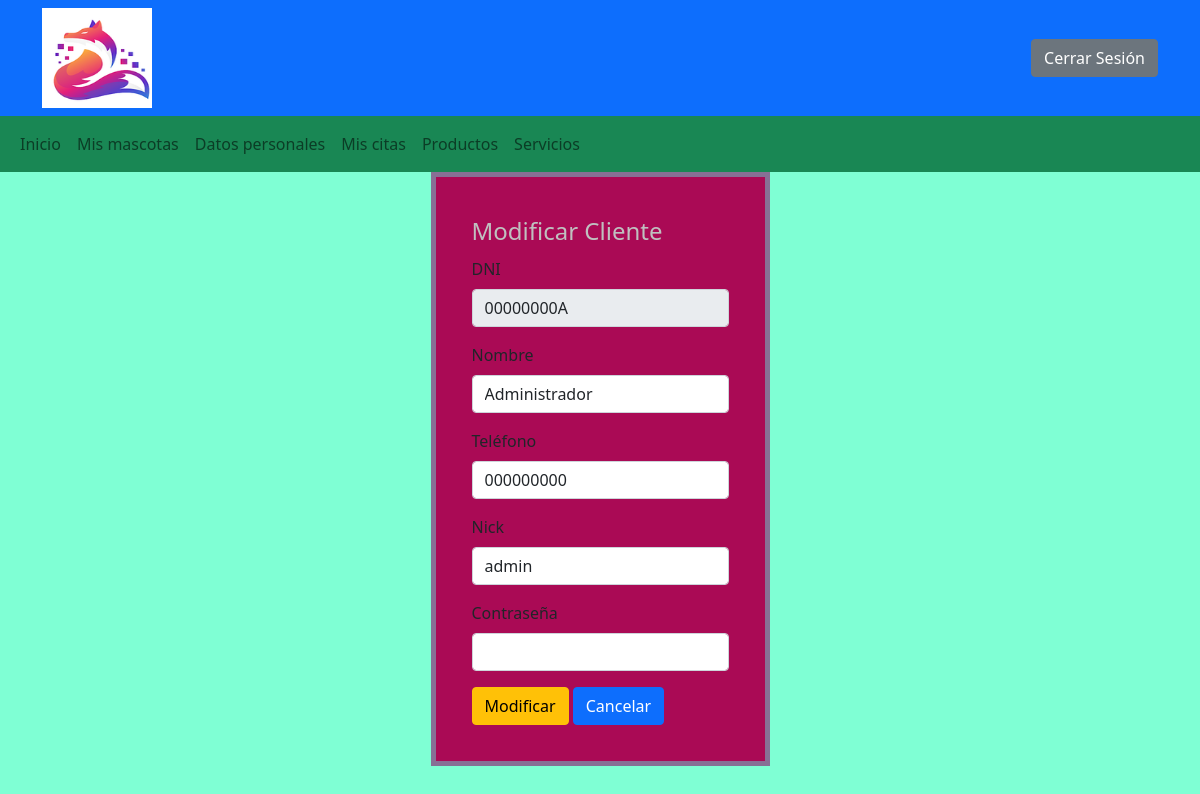
The page /php/modificar_dueño.php?dni=00000000A (signed in) on the database its author committed.
### php/modificar_dueño.php (the view, shortened to what this page needs)
<!DOCTYPE html>
<html lang="es">
<head>
 <link href="https://cdn.jsdelivr.net/npm/bootstrap@5.1.3/dist/css/bootstrap.min.css" rel="stylesheet">
 <link rel="stylesheet" href="../estilos/estilos.css">
</head>
<body>
<?php
      require('./funciones.php');
       if(isset($_SESSION['dni'])){
               if(isset($_SESSION['dni'])=='00000000A'){
                   $conexion=conexion();
                   $r1=".";
                   $e1="../";
                   $e2=".";
                   echo insertar_cab($r1);
                   echo insertar_nav($e1,$e2);
                   if(isset($_GET['dni'])){
                       $dni=$_GET['dni'];
                       $sentencia="select nombre,telefono,nick,pass from dueño where dni=?";
                       $consulta=$conexion->prepare($sentencia);
                       $consulta->bind_param("s",$dni);
                       $consulta->bind_result($nombre,$telefono,$nick,$pass);
                       $consulta->execute();
                       echo
                           '
                           <section class="modificar">
                           <form method="post" action="#" enctype="multipart/form-data">
                           <legend>Modificar Cliente</legend>
                                   <div class="mb-3">
                                       <label  for="dni" class="form-label">DNI</label>
                                       <input type="text" value='.$dni.' name="dni" class="form-control" id="dni" readonly>
                                   </div>
                                   <div class="mb-3">
                                       <label  for="nombre" class="form-label">Nombre</label>
                                       <input type="text" value='.$nombre.' name="nombre" class="form-control" id="nombre">
                                   </div>
                                   <div class="mb-3">
                                       <label  for="telefono" class="form-label">Teléfono</label>
                                       <input type="text" value='.$telefono.' name="telefono" class="form-control" id="telefono">
                                   </div>
                                   <div class="mb-3">
                                       <label  for="nick" class="form-label">Nick</label>
                                       <input type="text" value='.$nick.' name="nick" class="form-control" id="nick">
                                   </div>
                                   <div class="mb-3">
                                       <label  for="pass" class="form-label">Contraseña</label>
                                       <input type="password"  name="pass" class="form-control" id="pass">
                                   </div>
                                   <input type="submit" class="btn btn-warning" name="modificar" value="Modificar">
                                   <input type="submit" class="btn btn-primary" name="cancelar" value="Cancelar">
                            </form></section>
                          ';
                   }
               }else{
                   echo"<h3 class='error'>ERROR: No tiene acceso a esta página</h3>";
                   echo'<META HTTP-EQUIV="REFRESH"CONTENT="2;URL=http:../index.php">';
               }
       }else{
           echo"<h3 class='error'>ERROR: No tiene acceso a esta página</h3>";
           echo'<META HTTP-EQUIV="REFRESH"CONTENT="2;URL=http:login_registro.php">';
       }
?>
</body>
</html>

### estilos/estilos.css (style rules this page uses)
body { background-color: aquamarine; }
.modificar { display: flex; padding-bottom: 10%; justify-content: center; }
.modificar form { padding: 3%; background-color: rgb(170, 10, 85); border: 5px solid rgb(135, 112, 149); }
.modificar legend { color: silver; }

### rows shown on the page
dueño: nombre "Administrador", telefono "000000000", nick "admin"
